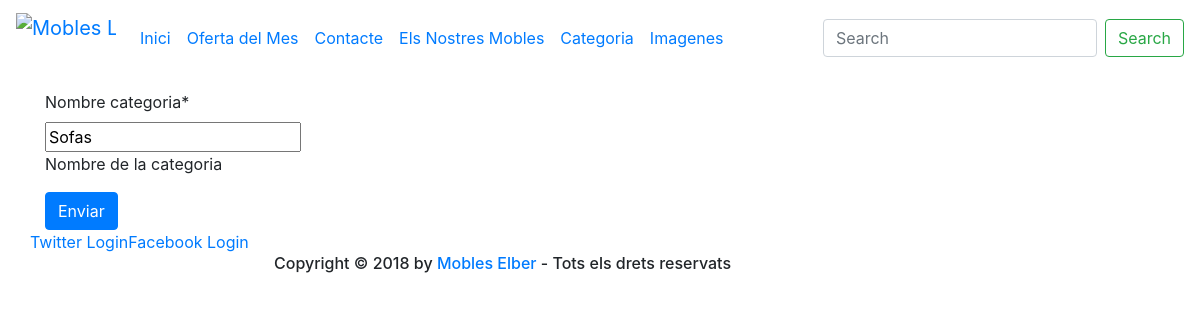
/muebles/editarcategoria/3/, run on an earlier commit of the app's database.
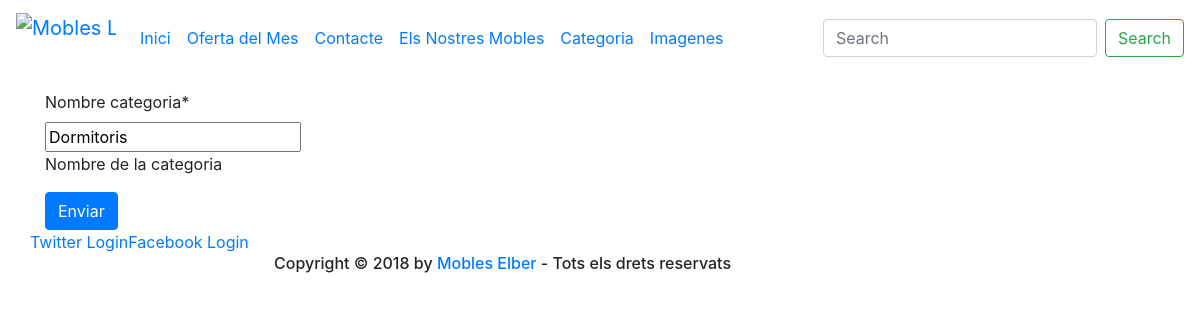
And on a later commit of the database.
### muebles/models.py (models this page shows, shortened)
class Categoria (models.Model):
    id = models.AutoField(primary_key = True, unique = True)
    nombre_categoria = models.CharField(max_length=(100),help_text="Nombre de la categoria")

### muebles/views.py (the view)
# urls.py: url(r'^editarcategoria/(?P<categoria_id>[0-9]+)/$', views.intro_edit_categoria, name='editar_categoria'),
def intro_edit_categoria(request, categoria_id=None):
    es_modificacio =(categoria_id!=None)
    categoriaForm =modelform_factory(Categoria,exclude=('id','usuario',))
    if es_modificacio:
            categoria = get_object_or_404(Categoria, id=categoria_id)
    else:
        categoria =Categoria()
    if request.method == 'POST':
        form = categoriaForm(request.POST,request.FILES,instance=categoria)
        if form.is_valid():
            form.instance.usuario = request.user
            categoria = form.save()
            if(es_modificacio):
                messages.add_message(request, messages.SUCCESS, 'Modificado correctamente')
            else:
                messages.add_message(request, messages.SUCCESS, 'Creado correctamente ')
            return HttpResponseRedirect(reverse('muebles:ver_categorias'))
        else:
            if(es_modificacio):
                messages.add_message(request, messages.ERROR, 'Error en la modificacion de la categoria')
            else:
                messages.add_message(request, messages.ERROR, 'Error en crear la categoria')
    else:
        form = categoriaForm(instance=categoria)
    form.helper = FormHelper()
    form.helper.form_class = 'form-horizontal col-md-8 col-md-offset-2'
    form.helper.label_class = 'col-lg-3'
    form.helper.field_class = 'col-lg-8 col-md-8'
    form.helper.add_input(Submit('submit', 'Enviar'))
    return render(request, 'formulario.html', {'form': form, 'categoria':categoria})

### templates/formulario.html
{%extends 'base.html' %}
{% load crispy_forms_tags %}
{%block content%}
    <div class="row">
        {% crispy form %}
    </div>
    <div class="row">
        <a href="{% url 'social:begin' 'twitter' %}"> Twitter Login</a>
        <a href="{% url 'social:begin' 'facebook' %}"> Facebook Login</a>
    </div>
{%endblock content%}

What changed in the data, as far as the page shows it:
changed Categoria: nombre_categoria "Sofas" → "Dormitoris"
